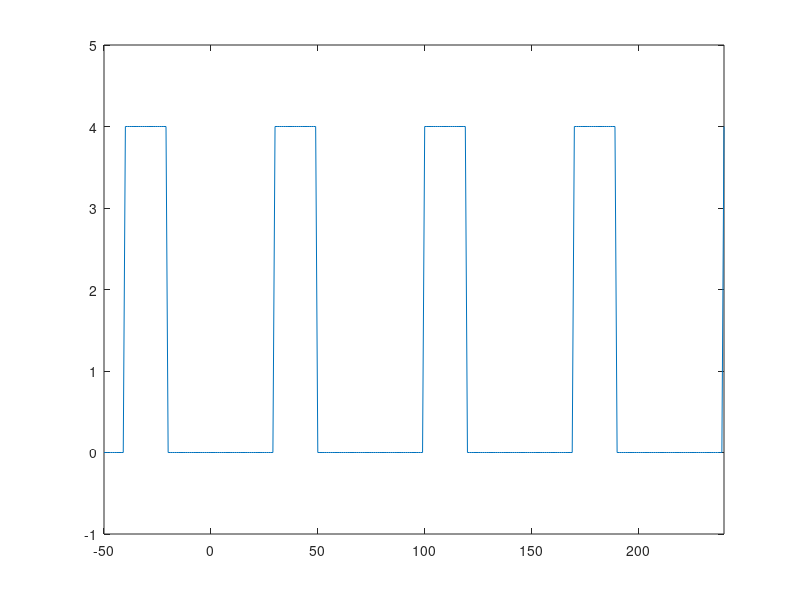
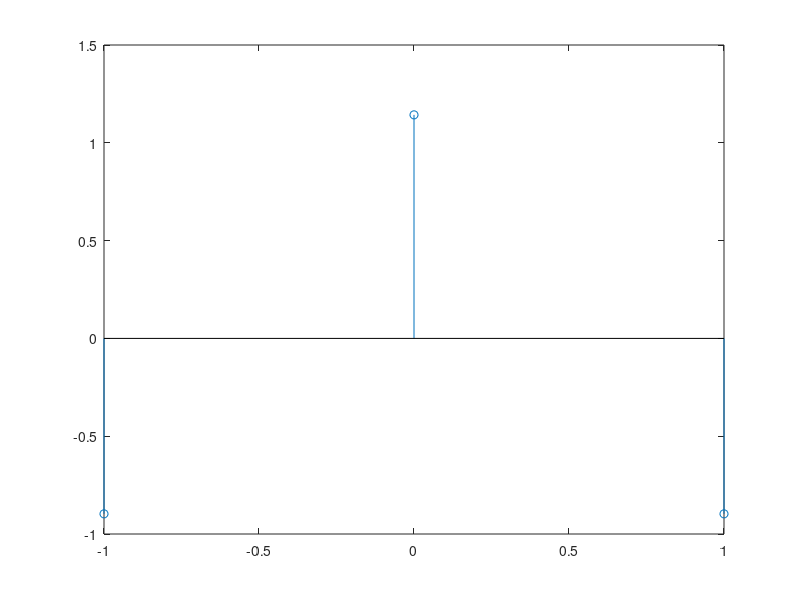
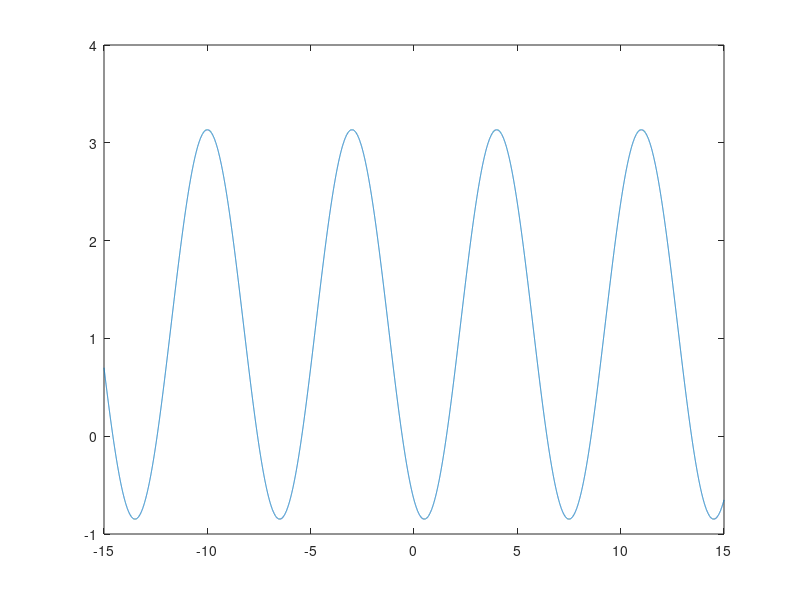
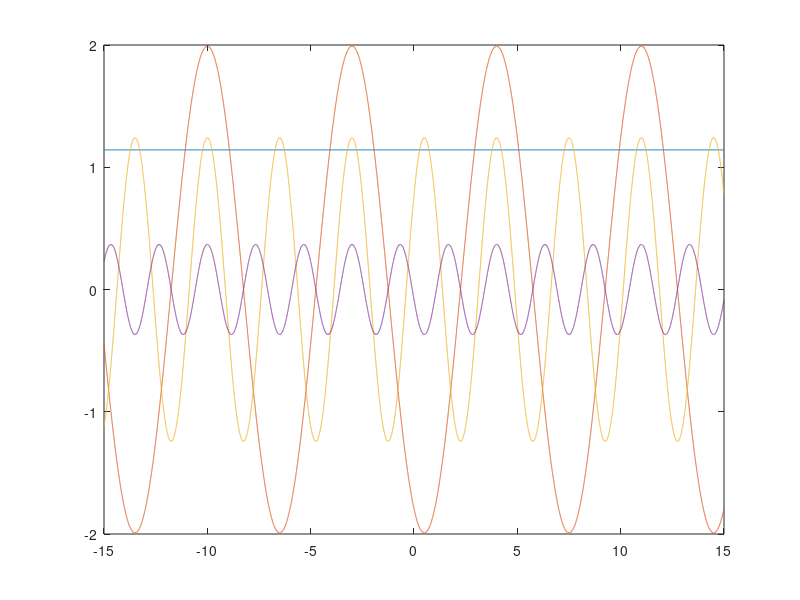

The MATLAB source for these figures, in order:
clc         % Clear command window history
clear       % Clear workspace memory
close all   % Close all figure frames

n = -50:1:240;
Ts = 0.1;
y = ( ( mod( floor( n), 7 / Ts) < 5 / Ts) .* ( mod( floor( n), 7 / Ts) >= 3 / Ts)) * 4;

close all;
figure(), plot( n, y);
axis([-50,240,-1,5]);


% FSE Coefficients
% f = @(k) k^2 + k means function handle, it is like f(k) = k^2 + k
ak = @(k) sinc(2*k/7) .* (8/7) .* exp(-1i*(2*pi/7)*4*k);

Nval = 1;

k = -Nval:Nval;
ak_out = real(ak(k));    % Omit complex part
ak_out(k==0) = 8/7;
figure, stem(k, ak_out); % Opens new figure frame

t = -15:0.001:15;
y = 0;
for k=-Nval:Nval
    y = y + real(ak(k) .* exp( 1i*( 2*pi/7)*k.*t));
end
figure, plot(t,y);


harmonic0 = real(ak(0) .* exp( 1i*( 2*pi/7)*0.*t));
harmonic1 = real(ak(1) .* exp( 1i*( 2*pi/7)*1.*t)) + real(ak(-1) .* exp( 1i*( 2*pi/7)*-1.*t));
harmonic2 = real(ak(2) .* exp( 1i*( 2*pi/7)*2.*t)) + real(ak(-2) .* exp( 1i*( 2*pi/7)*-2.*t));
harmonic3 = real(ak(3) .* exp( 1i*( 2*pi/7)*3.*t)) + real(ak(-3) .* exp( 1i*( 2*pi/7)*-3.*t));
figure, plot(t,harmonic0,t,harmonic1,t,harmonic2,t,harmonic3);
